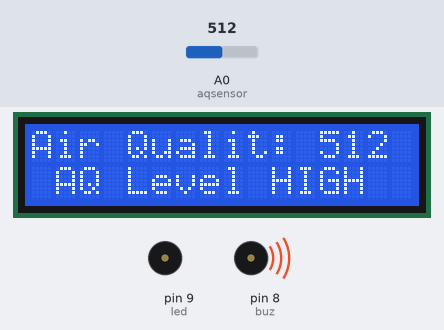
The sketch below on a simulated Arduino Uno, built with avr-gcc and run on an emulated ATmega328P. Shown: 16×2 character LCD, buzzer (waves = sounding, pin HIGH). The test bench sets the inputs (shaded band); at power-on: A0 (aqsensor) = 512. What the sketch prints to the serial monitor is not drawn.

Above: at 1.2 s.
1.3 s: A0 (aqsensor) set to 44
At 15.18 s:
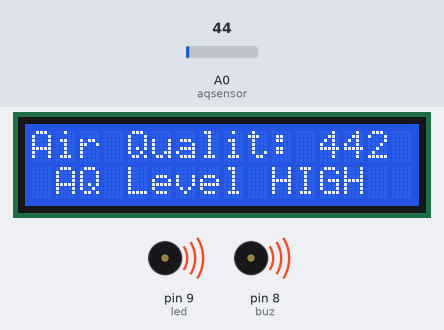
15.3 s: A0 (aqsensor) set to 37
26.5 s: A0 (aqsensor) set to 0
At 31.2 s:
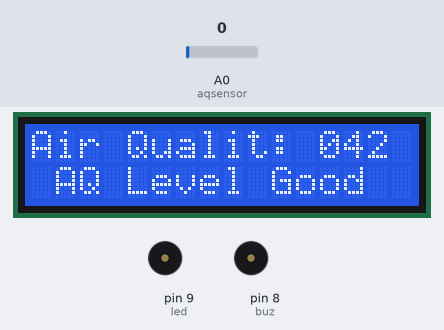
Timing chart, 0 to 32.7 s (numbered marks = the images above; inputs shaded):
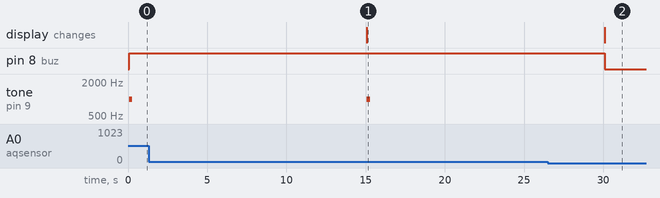

Measured:
- after the input at 1.3 s, the display: changes after 13.8 s (image 1)
- after the input at 15.3 s, every drawn part: stays the same
- after the input at 26.5 s, the display: changes after 3.6 s (image 2)

The sketch:

7134aqwithwifiandlcd.ino
```cpp
#include <SoftwareSerial.h>     // From WIFI Board to Arduino
#include <LiquidCrystal.h>      //Header file for LCD
const int rs=12, en=11, d4=5, d5=4, d6=3, d7=2; //pins of LCD connected to Arduino
LiquidCrystal lcd(rs,en,d4,d5,d6,d7); //lcd function from LiquidCrystal
SoftwareSerial mySerial(6, 10);

int buz = 8;  //buzzer connected to pin 8
int led = 9;  //led connected to pin 9

const int aqsensor = A0;  //output of mq135 connected to A0 pin of Arduino
int threshold = 40;      //Threshold level for Air Quality // For Test ONLY
//int threshold = 250;      //Threshold level for Air Quality

void setup() {

  pinMode (buz,OUTPUT);     // buzzer is connected as Output from Arduino
  pinMode (led,OUTPUT);     // led is connected as output from Arduino
  pinMode (aqsensor,INPUT); // MQ135 is connected as INPUT to arduino

  mySerial.begin(9600);     // begin serial comm with 9600 baud for WIFI module
  Serial.begin (9600);      //begin serial communication with baud rate of 9600

  lcd.clear();              // clear lcd
  lcd.begin (16,2);         // consider 16,2 lcd
}

void loop() {

  int ppm = analogRead(aqsensor); //read MQ135 analog outputs at A0 and store it in ppm

  Serial.print("My Serial AQ: "); // logging mySerial Begins
  mySerial.println(ppm);

  Serial.print("Air Quality: ");  //print message in serail monitor
  Serial.println(ppm);            //print value of ppm in serial monitor

  lcd.setCursor(0,0);             // set cursor of lcd to 1st row and 1st column
  lcd.print("Air Qualit: ");      // print message on lcd
  lcd.print(ppm);                 // print value of MQ135

  if (ppm > threshold)            // check is ppm is greater than threshold or not
    {
      lcd.setCursor(1,1);         //jump here if ppm is greater than threshold
      lcd.print("AQ Level HIGH");
      Serial.println("AQ Level HIGH");
      tone(led,1000,200);         //blink led with turn on time 1000mS, turn off time 200mS
      digitalWrite(buz,HIGH);     //Turn ON Buzzer
    }
  else
    {
      digitalWrite(led,LOW);   //jump here if ppm is not greater than threshold and turn off LED
      digitalWrite(buz,LOW);   //Turn off Buzzer
      lcd.setCursor(1,1);
      lcd.print ("AQ Level Good");
      Serial.println("AQ Level Good");
    }
  delay (15000);
}
```
